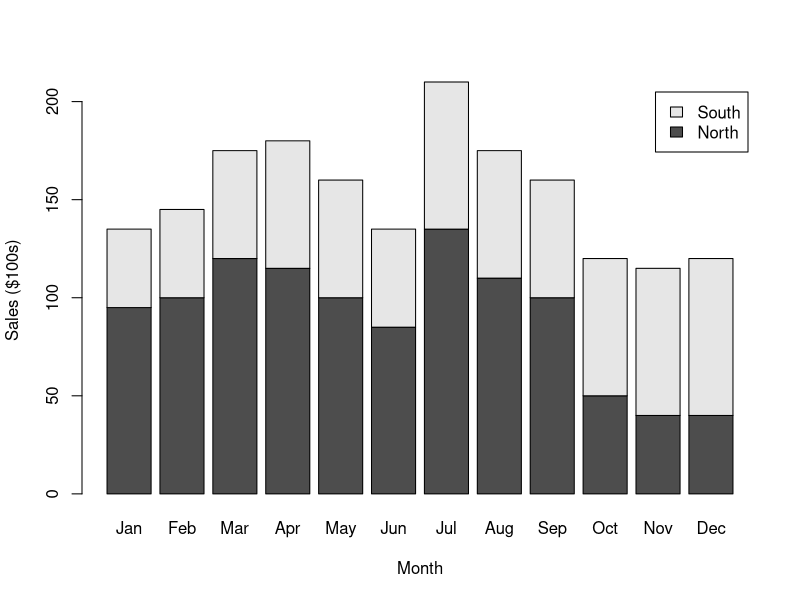

Generate this figure with R:
regional_df <- read.csv("KirklandRegional.csv")
regional_sales_df <- regional_df[ ,-1]
regional_sales_matrix <- as.matrix(regional_sales_df)
barplot(t(regional_sales_matrix), 
        xlab = "Month", 
        ylab = "Sales ($100s)",
        names.arg = c("Jan", "Feb", "Mar", "Apr", "May", "Jun",
                     "Jul", "Aug", "Sep", "Oct", "Nov", "Dec"),
        legend = c("North", "South"))
